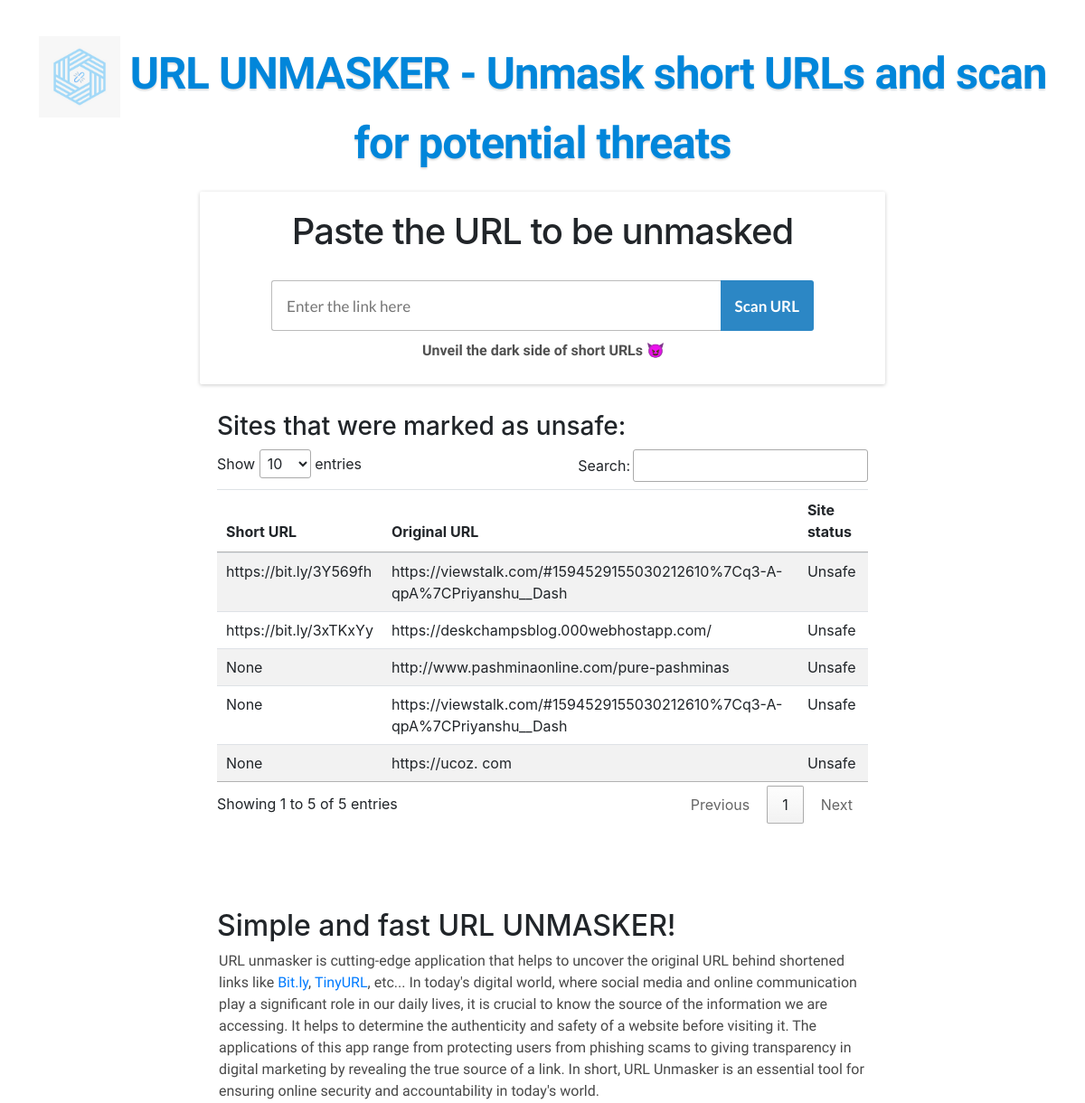
Before: / (upper part) with the older database file.
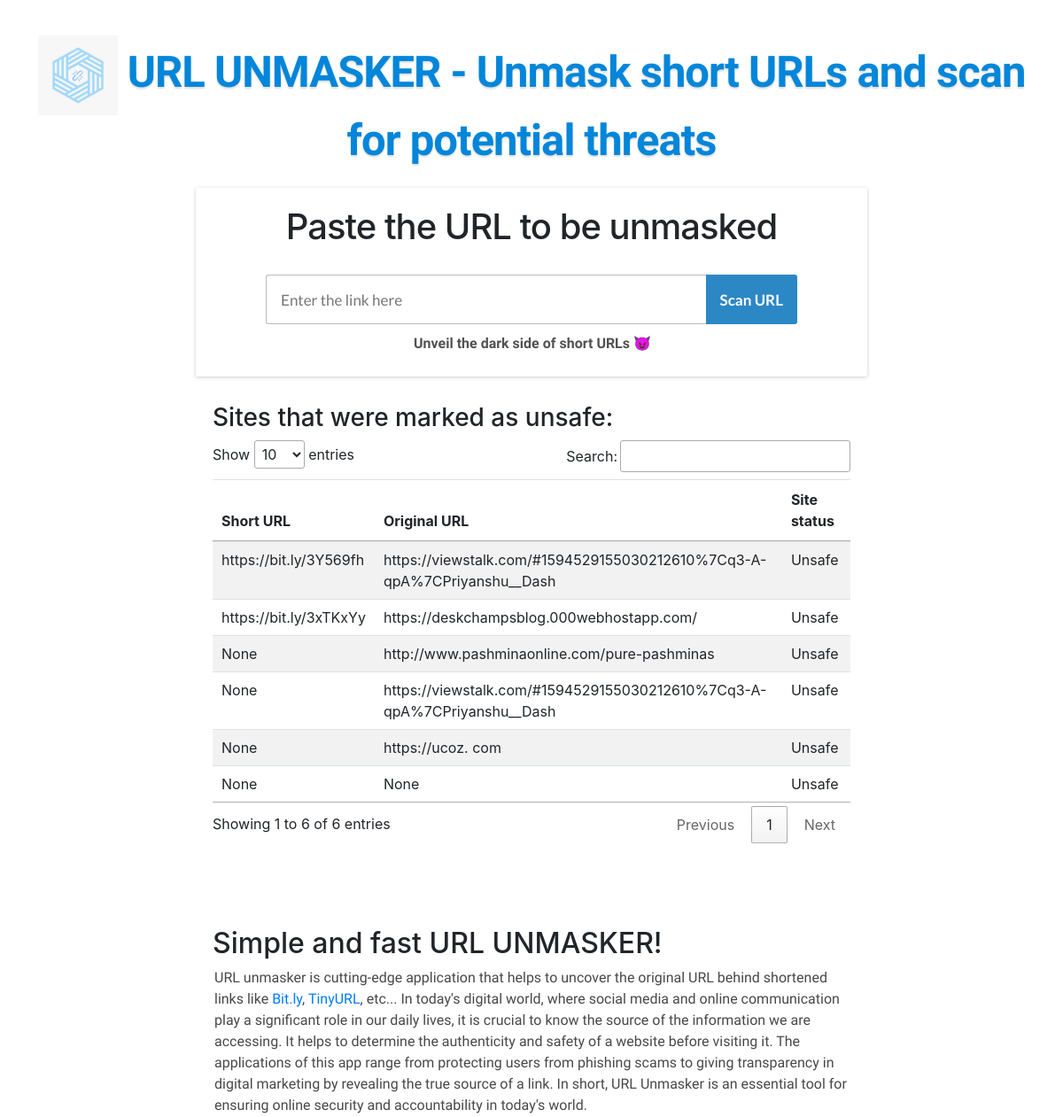
After: the same page with the newer database file.
### urlunmasker/models.py (models this page shows, shortened)
class UnsafeURL(models.Model):
    short_url = models.CharField(max_length=2000,blank=True, null=True)
    origianl_url = models.CharField(max_length=2000, blank=True, null=True)
    status = models.CharField(max_length=20, blank=True, null=True)

### urlunmasker/views.py (the view, shortened to what this page needs)
# urls.py: path('',views.home,name="home"),
@xframe_options_exempt
@csrf_exempt
def home(request):
    unsafe_data = UnsafeURL.objects.all()
    return render(request,"urlunmasker/home.html",{"unsafe_data":unsafe_data})

### templates/urlunmasker/home.html (shortened to what this page needs)
{% load static %}
<!DOCTYPE html>
<html lang="en-us">
<head>
    <link rel="stylesheet" type="text/css" href="https://cdn.datatables.net/1.12.1/css/jquery.dataTables.css">
    <link rel="stylesheet" href="https://cdn.datatables.net/1.10.25/css/jquery.dataTables.min.css">
    <link rel="stylesheet" href="https://cdn.datatables.net/buttons/1.7.1/css/buttons.dataTables.min.css">
</head>
<body>
    <header>
        <div id="logo"><a href="/" class="logo">
            <img src="{% static 'images/logo.jpeg' %}" width="90" height="90"/>
            URL UNMASKER - Unmask short URLs and scan for potential threats</a></div>
    </header>
    <main>
        <section id="urlbox">
            <h1>Paste the URL to be unmasked</h1>
            <form method="POST">
                <div id="formurl">
                    <input type="url" name="uname" placeholder="Enter the link here">
                    <div id="formbutton">
                        <input type="submit" value="Scan URL">
                    </div>
                </div>
            </form>
            <p class="boxtextcenter"><b>Unveil the dark side of short URLs 😈</b><br></p>
        </section>
        <link rel="stylesheet" href="https://cdn.jsdelivr.net/npm/bootstrap@4.0.0/dist/css/bootstrap.min.css">
        <section id="content">
    <h3>Sites that were marked as unsafe: </h3>
        <table class="table table-striped" id="srd">
            <thead>
              <tr>
                <th scope="col">Short URL</th>
                <th scope="col">Original URL</th>
                <th scope="col">Site status</th>
              </tr>
            </thead>
            <tbody>
                {% for i in unsafe_data %}
                <tr>
                    <td>{{ i.short_url }}</td>
                    <td>{{ i.origianl_url }}</td>
                    <td>{{ i.status }}</td>
                  </tr>
                {% endfor %}
            </tbody>
          </table>
        </section>
        <br>
        <section id="content">
            <h2>Simple and fast URL UNMASKER!</h2>
            <p>URL unmasker is cutting-edge application that helps to uncover the original URL behind shortened links like <a href="https://bitly.com/"
                    target="_blank">Bit.ly</a>, <a href="https://tinyurl.com/app" target="_blank">TinyURL</a>, etc... In today's digital world, where social media and online communication play a significant role in our daily lives, it is crucial to know the source of the information we are accessing.
                     It helps to determine the authenticity and safety of a website before visiting it.
                     The applications of this app range from protecting users from phishing scams to giving transparency in digital marketing by revealing the true source of a link.
                     In short, URL Unmasker is an essential tool for ensuring online security and accountability in today's world. </p>
                     <br>
        </section>
        <br>
    </main>
    <br><br><br><br><br>
</body>
</html>

### templates/urlunmasker/home.html (style rules this page uses)
body { margin: 0; background: #f9f9f9; font: 14px arial, tahoma }
h1 { margin: 0 0 -10px 0; font: bold 36px asap, arial; color: #505050; letter-spacing: -1px }
h2 { margin: 0 0 -10px 0; font: bold 26px asap, arial; color: #505050; letter-spacing: 0 }
h3 { margin: 0 0 -10px 0; font: bold 20px asap, arial; color: #505050; letter-spacing: 0 }
p { font: 16px "source sans pro", arial; color: #484848; line-height: 1.5; text-align: left; padding: 0 0 0 2px }
a { color: #006cff; text-decoration: none }
b { opacity: .95 }
img { max-width: 100%; height: auto; vertical-align: middle }
input[type=url], textarea { vertical-align: middle; border-radius: 3px; border: 1px solid #dfdfdf; color: #444 }
input[type=submit] { font: 16px arial, tahoma; height: 36px; vertical-align: middle }
.logo { font: bold 40px arial, tahoma; color: #222; word-wrap: break-word }
header { text-align: center }
header #logo { padding: 40px 20px 25px }
header a.logo { font: 900 49px asap, arial; color: #0186da; letter-spacing: -1px; text-shadow: 0 2px 2px #ddd; word-wrap: break-word }
main { display: block; margin: 0 auto 0 auto; padding: 0 20px; max-width: 1000px }
section#urlbox { margin: 0 auto 20px auto; max-width: 758px; box-shadow: 0 1px 4px #ccc; border-radius: 2px; padding: 10px 30px 5px; background: #fff; text-align: center }
section#urlbox h1 { margin: 10px auto 30px auto }
section .boxtextcenter { margin: 10px auto 20px; text-align: center; max-width: 620px }
section#content { max-width: 720px; margin: 30px auto 20px; padding: 0 0 20px 0 }
#formurl { display: table; max-width: 600px; margin: 0 auto }
#formurl input[type=url] { display: table-cell; width: 100%; height: 56px; padding: 10px 16px; font: 17px lato, arial; color: #000; background: #fff; border: 1px solid #bbb; border-right: 0; border-radius: 3px; border-bottom-right-radius: 0; border-top-right-radius: 0; box-sizing: border-box }
#formurl #formbutton { display: table-cell; width: 1%; box-sizing: border-box; vertical-align: middle }
#formurl input[type=button], #formurl input[type=submit] { height: 56px; padding: 10px 16px; font: bold 17px lato, arial; color: #fff; background-color: #2c87c5; text-align: center; vertical-align: middle; cursor: pointer; white-space: nowrap; border: 0; border-radius: 3px; border-top-left-radius: 0; border-bottom-left-radius: 0; margin-left: -1px; -webkit-appearance: button; margin: 0 }
html { position: relative; min-height: 100% }
body { margin-bottom: 200px }
* { box-sizing: border-box; -webkit-box-sizing: border-box; -moz-box-sizing: border-box }

Changed rows visible on the page:
added UnsafeURL: short_url "None", origianl_url "None", status "Unsafe"
Other visible differences:
text written by a page script: "Show entries Search: Showing 1 to 5 of 5 entries Previous 1 Next" → "Show entries Search: Showing 1 to 6 of 6 entries Previous 1 Next"
